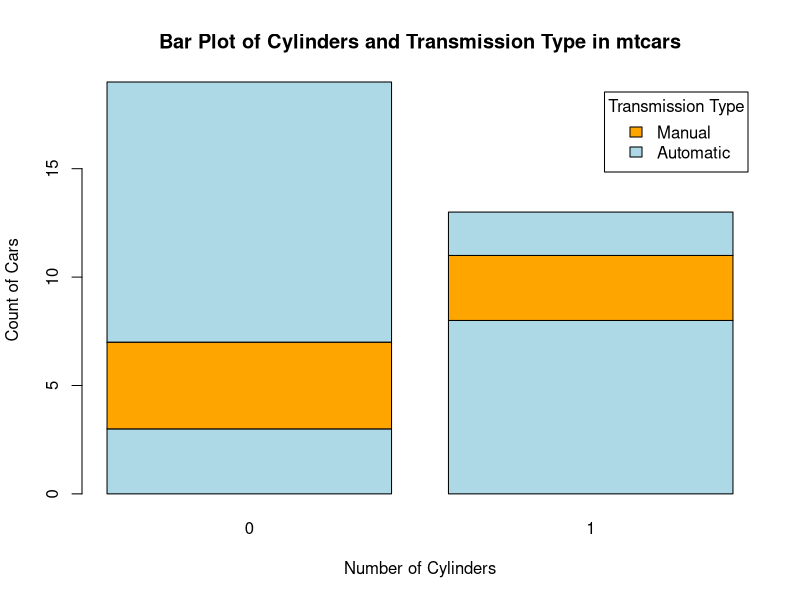

Generate this figure with R:
# 1. Load the mtcars dataset (already available in R)
data(mtcars)

# 2. Create a bar plot of the number of cylinders (cyl)
# First, we need to count the number of cars per cylinder value.
cyl_count <- table(mtcars$cyl)

# 3. Plot the bar plot with different colors based on transmission type (am)
# We can use a table to get the count of each (cyl, am) combination.
am_count <- table(mtcars$cyl, mtcars$am)

# Bar plot: using stacked bars to represent transmission type (am)
barplot(am_count,
        beside = FALSE,  # Stack the bars
        col = c("lightblue", "orange"),  # Colors for each transmission type
        legend = c("Automatic", "Manual"),  # Labels for the legend
        main = "Bar Plot of Cylinders and Transmission Type in mtcars",  # Title
        xlab = "Number of Cylinders",  # X-axis label
        ylab = "Count of Cars",  # Y-axis label
        args.legend = list(title = "Transmission Type"))  # Legend title
